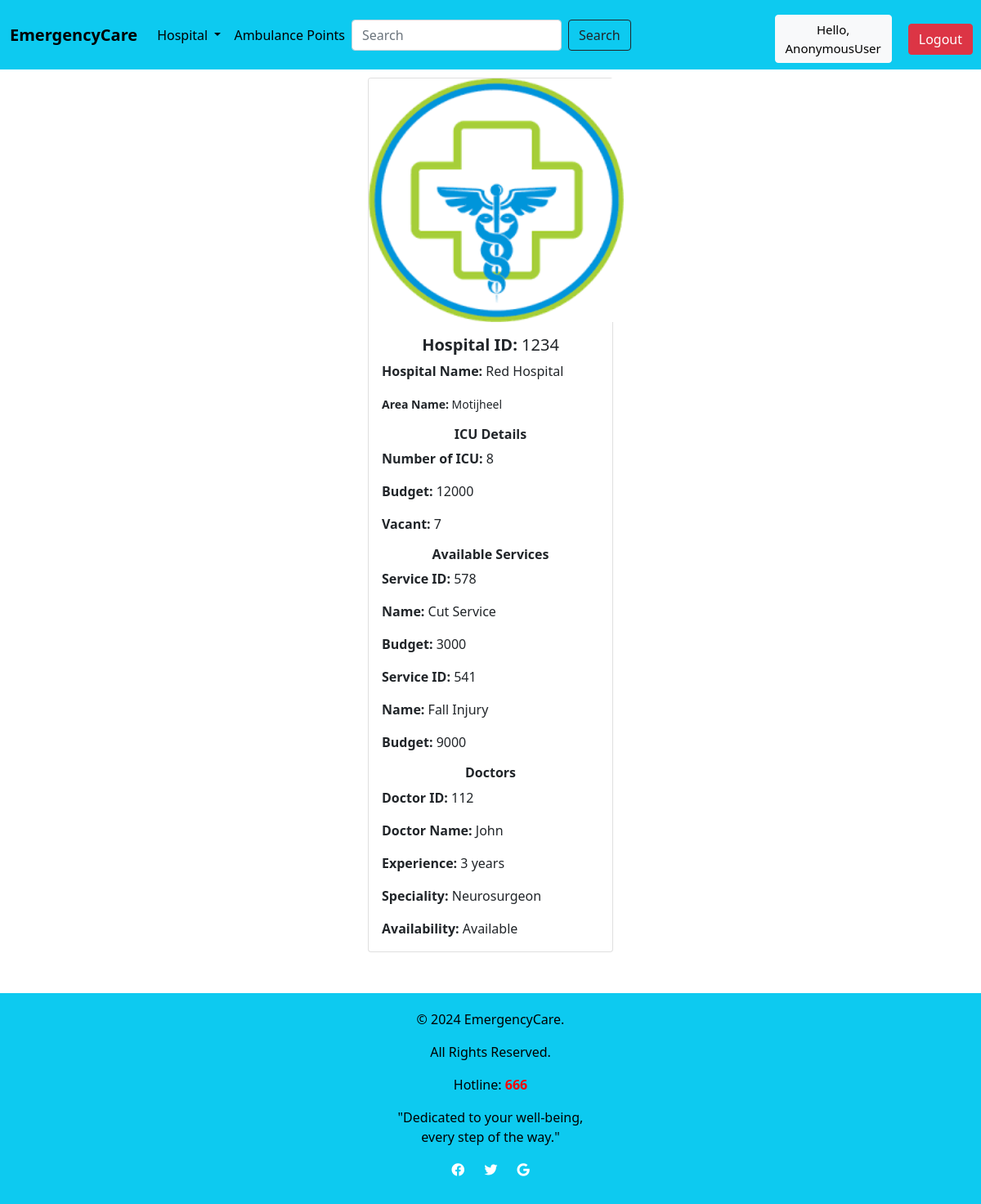
The page /Hospital/1 on the database its author committed.
### Location/models.py (models this page shows, shortened)
class Hospital(models.Model):
    H_ID = models.CharField(max_length=200)
    H_name = models.CharField(max_length=200)
    Area_name = models.ForeignKey(Location, on_delete=models.CASCADE)
    image = models.ImageField(upload_to='images/',blank=True, null=True, default='images/default.jpg')

class Location(models.Model):
    Area_name = models.CharField(max_length=200)
    def __str__(self):
        return self.Area_name

class ICUVacancy(models.Model):
    H_Name = models.ForeignKey(Hospital, on_delete=models.CASCADE)
    Number_of_ICU = models.IntegerField(blank=True, null=True)
    ICU_Budget = models.IntegerField(blank=True, null=True)
    Vacant = models.CharField(max_length=200,blank=True, null=True)

class Services(models.Model):
    H_Name = models.ForeignKey(Hospital, on_delete=models.CASCADE, blank=True, null=True)
    S_ID = models.CharField(max_length=200, blank=True, null=True)
    S_Name = models.CharField(max_length=200, blank=True, null=True)
    S_Budget = models.IntegerField(blank=True, null=True)
    image = models.ImageField(upload_to='images/', blank=True, null=True, default='images/default.jpg')

class DoctorList(models.Model):
    H_Name = models.ForeignKey(Hospital, on_delete=models.CASCADE, blank=True, null=True)
    D_ID = models.CharField(max_length=200, blank=True, null=True)
    D_Name = models.CharField(max_length=200, blank=True, null=True)
    D_Experience = models.CharField(max_length=200, blank=True, null=True)
    D_Speciality = models.CharField(max_length=200, blank=True, null=True)
    status_availabilty = (
       ('Available','Available'),
        ('Not Available', 'Not Available'),
    )
    Availability = models.CharField(max_length=100, choices=status_availabilty,blank=True,null=True)
    image = models.ImageField(upload_to='images/', blank=True, null=True, default='images/default.jpg')

### Location/views.py (the view)
# urls.py: path('Hospital/<str:id>',l_views.details, name='Details'),
def details(request, id):
    hospital = Hospital.objects.get(pk=id)
    icuvac = ICUVacancy.objects.filter(H_Name=id)
    services = Services.objects.filter(H_Name=id)
    doctorlist = DoctorList.objects.filter(H_Name=id)
    context = {
        'hospital': hospital,
        'icuvac': icuvac,
        'services': services,
        'doctorlist':doctorlist
    }
    return render(request, template_name='hospital/Details.html', context=context)

### templates/hospital/Details.html (shortened to what this page needs)
{% extends 'hospital/hospital.html' %}
{% block content %}
{% load static %}
<div class="card mb-3 col-md-3"
     style="display: block; margin-left: auto; margin-right: auto; margin-top: 10px;">
    {% if hospital.image %}
        <img src="{{ hospital.image.url }}" class="card-img-top" alt="..." style="height: 298px; width: 312px;">
    {% endif %}
    <div class="card-body">
        <h5 class="card-title" align="center"><b>Hospital ID:</b> {{ hospital.H_ID }}</h5>
        <p class="card-text"><b>Hospital Name:</b> {{ hospital.H_name }}</p>
        <p class="card-text"><small class="text-body-secondary"><b>Area Name:</b> {{ hospital.Area_name }}</small></p>
        <h6 class="card-title" align="center"><b>ICU Details</b></h6>
        {% for i in icuvac %}
        <p class="card-text"><b>Number of ICU:</b> {{ i.Number_of_ICU }}</p>
            <p class="card-text"><b>Budget:</b> {{ i.ICU_Budget }}</p>
            <p class="card-text"><b>Vacant:</b> {{ i.Vacant }}</p>
        {% endfor %}
        <h6 class="card-title" align="center"><b>Available Services</b></h6>
        {% for s in services %}
        <p class="card-text"><b>Service ID:</b> {{ s.S_ID }}</p>
            <p class="card-text"><b>Name:</b> {{ s.S_Name }}</p>
            <p class="card-text"><b>Budget:</b> {{ s.S_Budget }}</p>
        {% endfor %}
        <h6 class="card-title" align="center"><b>Doctors</b></h6>
        {% for d in doctorlist %}
        <p class="card-text"><b>Doctor ID:</b> {{ d.D_ID }}</p>
            <p class="card-text"><b>Doctor Name:</b> {{ d.D_Name }}</p>
            <p class="card-text"><b>Experience:</b> {{ d.D_Experience }}</p>
        <p class="card-text"><b>Speciality:</b> {{ d.D_Speciality }}</p>
        <p class="card-text"><b>Availability:</b> {{ d.Availability }}</p>
        {% endfor %}
    </div>
</div>
{% endblock %}

### templates/hospital/Details.html (style rules this page uses)
body { background-color: #FFF; }

### rows shown on the page
Hospital: image (picture), H_ID "1234", H_name "Red Hospital", Area_name "Motijheel"
ICUVacancy: Number_of_ICU "8", ICU_Budget "12000", Vacant "7"
Services: S_ID "578", S_Name "Cut Service", S_Budget "3000"
Services: S_ID "541", S_Name "Fall Injury", S_Budget "9000"
DoctorList: D_ID "112", D_Name "John", D_Experience "3 years", D_Speciality "Neurosurgeon", Availability "Available"

### other values the page prints
{{ request.user }} "AnonymousUser"
